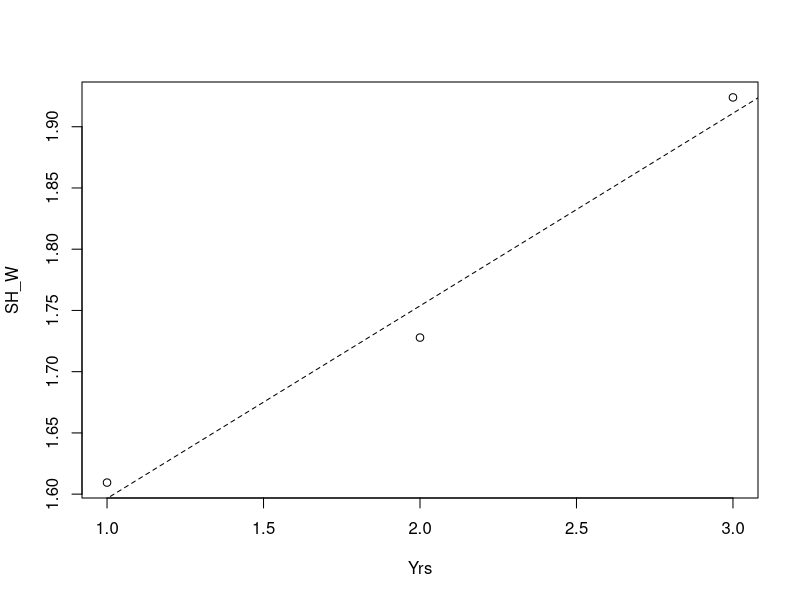

The R script that drew this image:
#------------------- Diversity and Ecosystem-based indicators --------------------

#note: compare using just Numbers VS log(Numbers/effort), which standardises for using different efforts

library(vegan)


#1. Indices reported in Table 1 page 7-8 Hall & Wise 2011

communityI <- c(100, 100, 100, 100, 100,0,0,0)
communityII <- c(50, 60, 75, 90, 65,1,5,8)
communityIII <- c(30, 40, 35, 90, 60,10,20,50)

names(communityI)=paste("Sp.",1:length(communityI),sep='')
names(communityII)=names(communityIII)=names(communityI)
communities <- rbind(communityI,communityII,communityIII)


#Shannon-Wiener diversity index
SH_W=diversity(communities, index = "shannon")
Yrs=1:3
regression.result <- lm(SH_W ~ Yrs)

plot(Yrs,SH_W)  #annual trend
abline(regression.result, lty = 2)


#Margalef species richness
  #note: N = total number of individuals; S = the number of species 
Margalef=function(N,S) d=(S-1)/(log(N))

a=Margalef(N=sum(communityI),S=length(communityI))


#Evenness
  #note: S = number of species
Evenness=function(H_tilda,S) J=H_tilda/log(S)

a=Evenness(H_tilda=SH_W[1],S=length(communityI))


#Simpson
Simpson=diversity(communities, index = "simpson")


#Mean trophic level
Mean.TL=function(B,TL) sum(B*TL)/sum(B)



#Fishery in Balance



#Mean maximum length





#2. Other indices. rpackage Vegan


#Temporal MDS plots of species composition
#should apply transformation and calculate Bray curtis? see page 11 Hall & Wise 2011